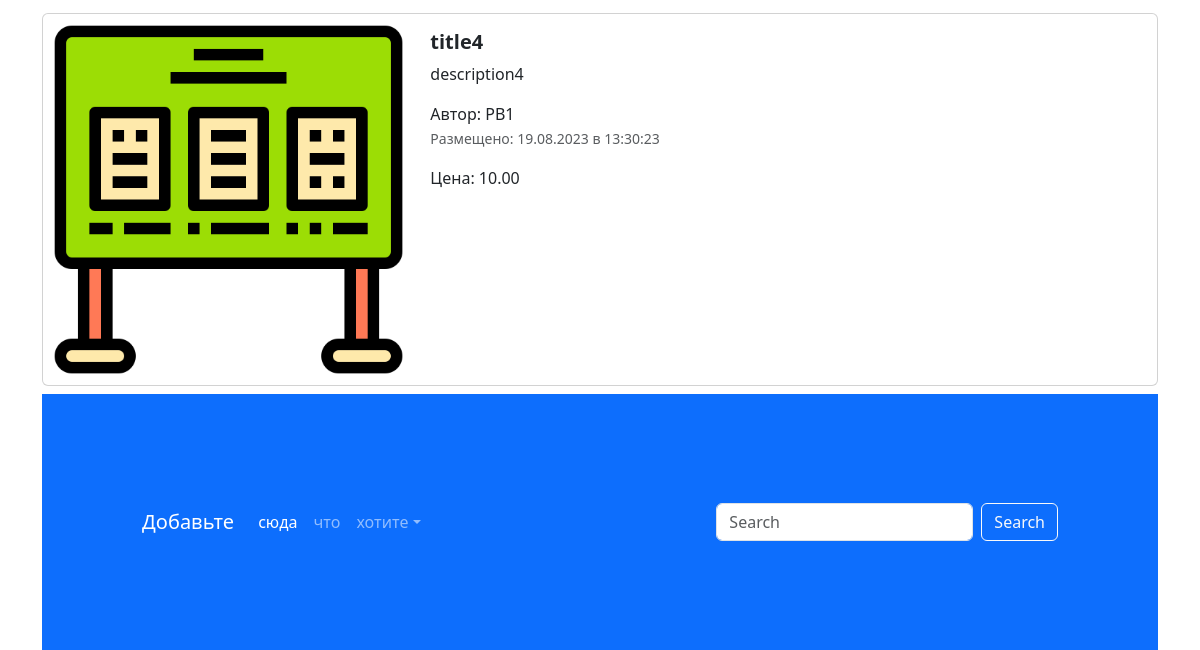
The app's page / (lower part), older data.
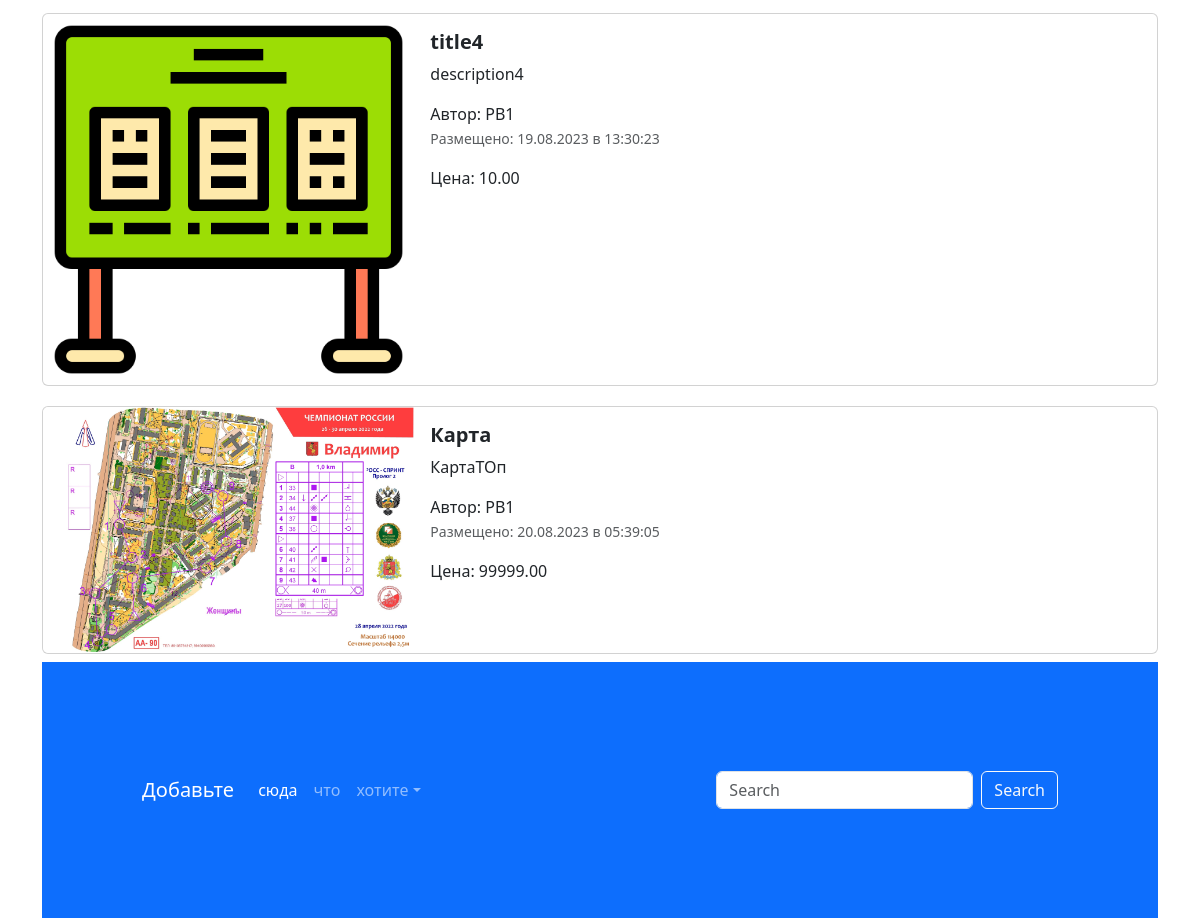
The same page, newer data.
### app_advertisements/models.py (models this page shows, shortened)
class Advertisement(models.Model):
    title = models.CharField('заголовок', max_length=64)
    description = models.TextField('описание')
    price = models.DecimalField('цена', max_digits=10, decimal_places=2)
    auction = models.BooleanField('торг', help_text='Отметьте, если торг уместен', blank=True)
    created_at = models.DateTimeField(auto_now_add=True)
    updated_at = models.DateTimeField(auto_now=True)
    user = models.ForeignKey(User, verbose_name='ползователь', on_delete=models.CASCADE)
    image = models.ImageField('изображение', upload_to='advertisements/', blank=True)
    class Meta:
        db_table = 'advertisements'
    @admin.display(description='дата создания')
    def created_date(self):
        if self.created_at.date() == timezone.now().date():
            created_time = self.created_at.time().strftime('%H:%M:%S')
            return format_html('<span style = "color: green; font-weight: bold;">Сегодня в {}</span>', created_time)
        return self.created_at.strftime('%d.%m.%Y в %H:%M:%S')

### app_advertisements/views.py (the view)
# urls.py: path('', index, name='main-page'),
def index(requests):
    advertisements = Advertisement.objects.all()
    context = {'advertisements': advertisements}
    return render(requests, 'index.html', context)

### templates/index.html (shortened to what this page needs)
{% extends 'base.html' %}
{% load static %}
{% block content %}
<div class="container">
  {% for adv in advertisements %}
  <div class="col">
    <div class="card mb-2" style="max-width: 1200px; margin-top: 20px;">
      <div class="row g-0">
        <div class="col-md-4">
          <a href="{% url 'advertisement' %}" class="nav-link">
            <img src="{% if adv.image %} {{ adv.image.url }} {% else %} {% static 'img/pic.png' %} {% endif %}" class="img-fluid rounded-start" alt="Card title">
          </a>
        </div>
        <div class="col-md-8">
          <div class="card-body">
            <h5 class="card-title">
              <a href="advertisement.html" class="nav-link"><strong>{{ adv.title }}</strong></a>
            </h5>
            <a href="advertisement.html" class="nav-link">
              <p class="card-text">
                {{ adv.description }}
              </p>
              <span>Автор: {{ adv.user }}</span>
              <p class="card-text"><small class="text-muted">Размещено: {{ adv.created_date }}</small></p>
              <span>Цена: {{ adv.price }}</span>
            </a>
          </div>
        </div>
      </div>
    </div>
    {% endfor %}
  </div>
</div>
<footer style="padding: 100px;" class="bg-primary">
  <nav class="navbar navbar-expand-sm navbar-dark">
    <a class="navbar-brand" href="#">Добавьте</a>
    <div class="collapse navbar-collapse" id="collapsibleNavId">
      <ul class="navbar-nav me-auto mt-2 mt-lg-0">
        <li class="nav-item">
          <a class="nav-link active" href="#" aria-current="page">сюда</a>
        </li>
        <li class="nav-item">
          <a class="nav-link" href="#">что</a>
        </li>
        <li class="nav-item dropdown">
          <a class="nav-link dropdown-toggle" href="#" id="dropdownId" data-bs-toggle="dropdown" aria-haspopup="true"
             aria-expanded="false">хотите</a>
        </li>
      </ul>
      <form class="d-flex my-2 my-lg-0">
        <input class="form-control me-sm-2" type="text" placeholder="Search">
        <button class="btn btn-outline-light my-2 my-sm-0" type="submit">Search</button>
      </form>
    </div>
  </nav>
</footer>
{% endblock %}

Row changes from the older to the newer data that the page shows:
added Advertisement: image (picture), title "Карта", description "КартаТОп", user "PB1", created_date "20.08.2023 в 05:39:05", price "99999.00"
